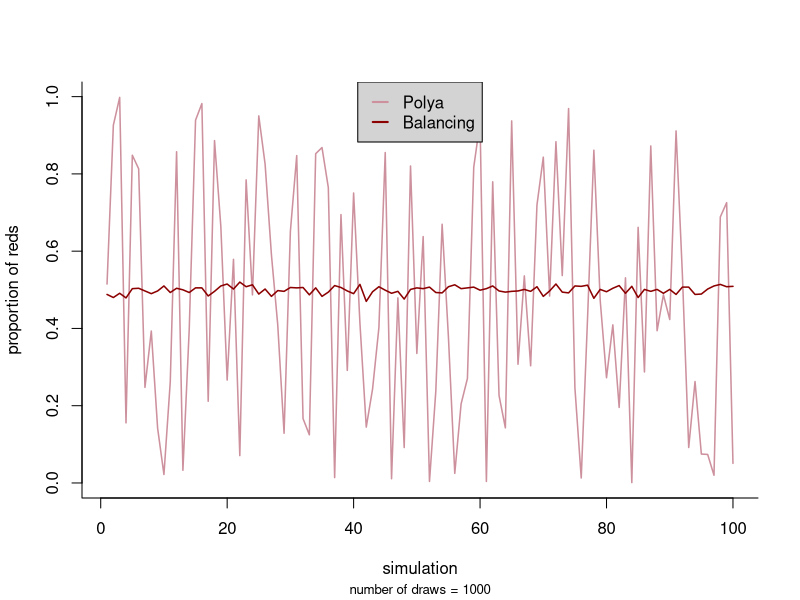
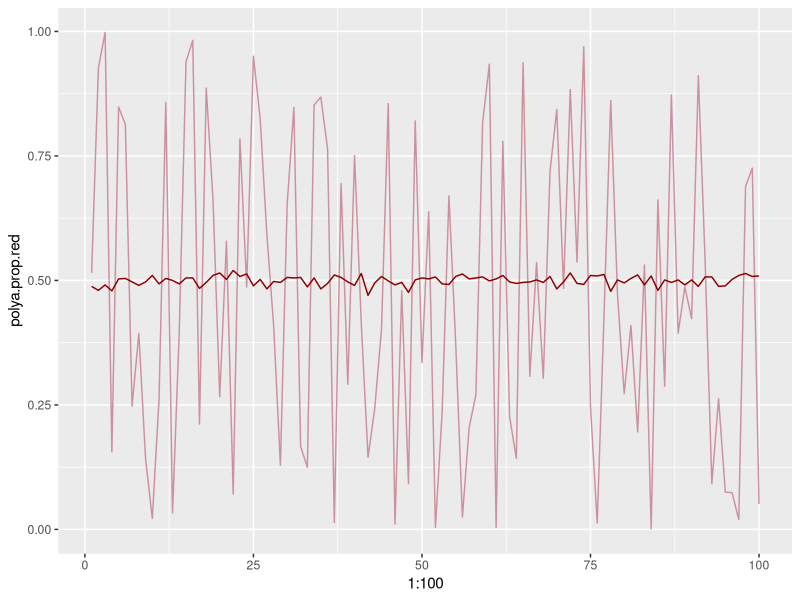
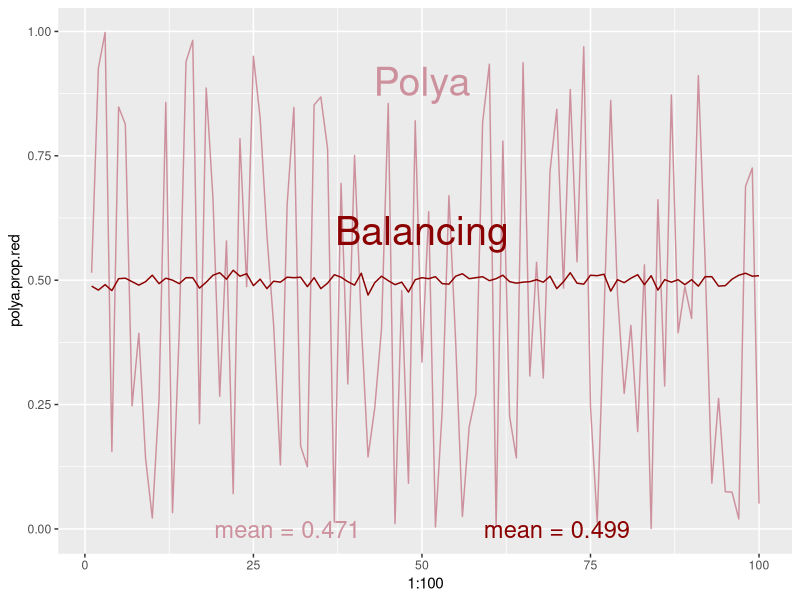

Write the R code that produced these figures, in order.
#=================================================================#
#====== MONTE CARLO SIMULATION: POLYA & BALANCING PROCESSES ======#
#=================================================================#

# Author: Jonah Gabry (jsg2201@columbia.edu)
# Written using R version 3.1.1 on Mac OS X 10.9.3
# Last Edited: 07/19/2014




# In the Polya process any proportion of reds is equally likely
# In the Balancing process the long-run proportion of reds is 1/2

# They both have an _expected_ proportion of heads of 1/2 


# POLYA PROCESS -----------------------------------------------------------
polya <- function(draws){
  red <- c(TRUE, FALSE)
  i = 1
  while(i <= draws){
    draw <- sample(red, 1)
    if(draw == TRUE) {
      red <- c(red, TRUE)
    }
    else {
      red <- c(red, FALSE)
    }
    i = i + 1
  }
  red
}


# BALANCING PROCESS -------------------------------------------------------
balancing <- function(draws){
  red <- c(TRUE, FALSE)
  i = 1
  while(i <= draws){
    draw <- sample(red, 1)
    if(draw == TRUE) {
      red <- c(red, FALSE)
    }
    else {
      red <- c(red, TRUE)
    }
    i = i + 1
  }
  red
}



# SIMULATIONS -------------------------------------------------------------

# set number of draws
N <- 10^3

# simulations
polya.dat <- replicate(100, polya(10^3))
balancing.dat <- replicate(100, balancing(10^3))
polya.prop.red <- apply(X = polya.dat, MARGIN = 2, FUN = mean)
balancing.prop.red <- apply(X = balancing.dat, MARGIN = 2, FUN = mean)

mean(polya.prop.red)
mean(balancing.prop.red)

# plots
plot(polya.prop.red, type = "n",  bty = "l", 
     xlab = "simulation", ylab = "proportion of reds",
     sub = paste("number of draws =", N), cex.sub = 0.8)
lines(polya.prop.red, lwd = 1.5, col = "pink3") 
lines(balancing.prop.red, lwd = 1.5, col = "darkred")
legend("top", c("Polya", "Balancing"), ncol = 1, bg = "lightgray",
       col = c("pink3", "darkred"), lwd = 2, seg.len = 1)

library(ggplot2)
g <- ggplot(NULL, aes(x = 1:100, y = polya.prop.red)) + labs(list(x = "Simulation", y = "Proportion"))
g <- g + geom_line(color = "pink3") + geom_line(aes(y = balancing.prop.red), color = "darkred")
g

line.labs <-   annotate("text", label = c("Polya", "Balancing"), 
                   x = 50, y = c(0.9, 0.6), size = 10, 
                   colour = c("pink3", "darkred"))

mean.labs1 <- paste("mean =", round(mean(polya.prop.red), 3))
mean.labs2 <- paste("mean =",round(mean(balancing.prop.red), 3))
mean.labs <- annotate("text", label = c(mean.labs1, mean.labs2), color = c("pink3", "darkred"),
                      x = c(30, 70), y = 0.0, size = 6)

g + line.labs + mean.labs
  
